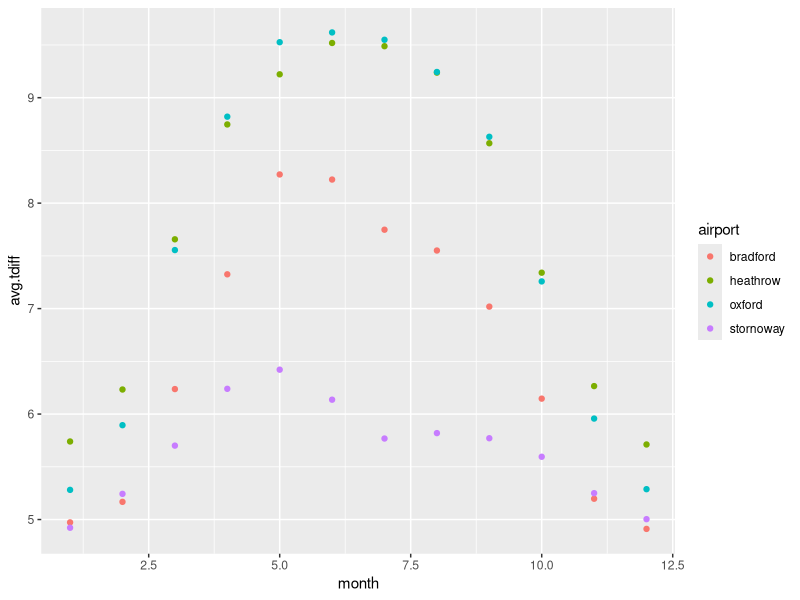

Write the R code that produced this figure.
library("tidyverse")

wide_monthly_tdiff <- read_csv("data/wide_monthly_tdiff.csv") %>%
  view()

long_monthly_tdiff <- read_csv("data/long_monthly_tdiff.csv")%>%
  view()

#visualization of LONG through SCATTERPLOT
long_monthly_tdiff %>%
  ggplot(aes(x=month, y=avg.tdiff,
             color = airport)) +
  geom_point()
